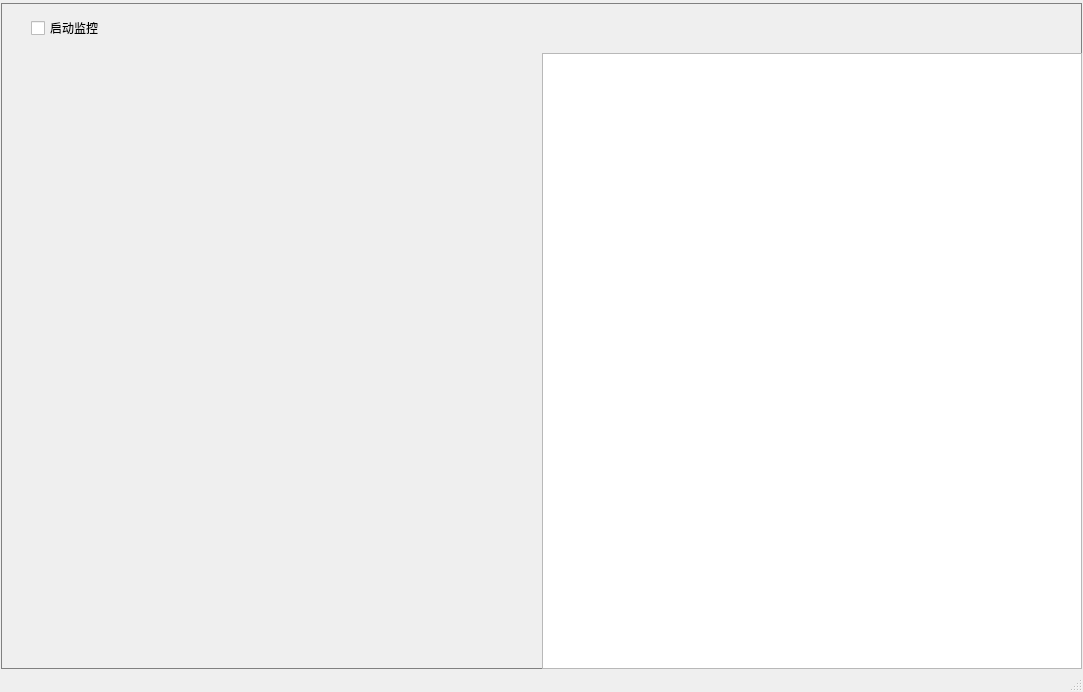
<?xml version="1.0" encoding="UTF-8"?>
<ui version="4.0">
 <class>MainWindow</class>
 <widget class="QMainWindow" name="MainWindow">
  <property name="geometry">
   <rect>
    <x>0</x>
    <y>0</y>
    <width>1083</width>
    <height>692</height>
   </rect>
  </property>
  <property name="windowTitle">
   <string>MainWindow</string>
  </property>
  <widget class="QWidget" name="centralwidget">
   <property name="styleSheet">
    <string notr="true"/>
   </property>
   <layout class="QVBoxLayout" name="verticalLayout">
    <property name="spacing">
     <number>2</number>
    </property>
    <property name="leftMargin">
     <number>1</number>
    </property>
    <property name="topMargin">
     <number>1</number>
    </property>
    <property name="rightMargin">
     <number>1</number>
    </property>
    <property name="bottomMargin">
     <number>1</number>
    </property>
    <item>
     <widget class="QWidget" name="widget_L01" native="true">
      <property name="maximumSize">
       <size>
        <width>16777215</width>
        <height>60</height>
       </size>
      </property>
      <property name="styleSheet">
       <string notr="true"/>
      </property>
      <widget class="QPushButton" name="pushButton_screenshot">
       <property name="geometry">
        <rect>
         <x>20</x>
         <y>0</y>
         <width>71</width>
         <height>61</height>
        </rect>
       </property>
       <property name="text">
        <string>截图</string>
       </property>
      </widget>
      <widget class="QPushButton" name="pushButton_test">
       <property name="geometry">
        <rect>
         <x>110</x>
         <y>0</y>
         <width>71</width>
         <height>61</height>
        </rect>
       </property>
       <property name="text">
        <string>测试</string>
       </property>
      </widget>
     </widget>
    </item>
    <item>
     <widget class="QWidget" name="widget_L02" native="true">
      <property name="styleSheet">
       <string notr="true">
        QWidget#widget_L02 {
            border: 1px solid gray;
        }
       </string>
      </property>
      <layout class="QVBoxLayout" name="verticalLayout_2">
       <property name="spacing">
        <number>0</number>
       </property>
       <property name="leftMargin">
        <number>0</number>
       </property>
       <property name="topMargin">
        <number>0</number>
       </property>
       <property name="rightMargin">
        <number>0</number>
       </property>
       <property name="bottomMargin">
        <number>0</number>
       </property>
       <item>
        <widget class="QWidget" name="widget" native="true">
         <property name="minimumSize">
          <size>
           <width>0</width>
           <height>50</height>
          </size>
         </property>
         <property name="maximumSize">
          <size>
           <width>16777215</width>
           <height>50</height>
          </size>
         </property>
         <widget class="QCheckBox" name="checkBoxStartMonitor">
          <property name="geometry">
           <rect>
            <x>30</x>
            <y>15</y>
            <width>131</width>
            <height>20</height>
           </rect>
          </property>
          <property name="text">
           <string>启动监控</string>
          </property>
         </widget>
        </widget>
       </item>
       <item>
        <widget class="QWidget" name="widget_2" native="true">
         <layout class="QHBoxLayout" name="horizontalLayout" stretch="1,1">
          <property name="spacing">
           <number>0</number>
          </property>
          <property name="leftMargin">
           <number>0</number>
          </property>
          <property name="topMargin">
           <number>0</number>
          </property>
          <property name="rightMargin">
           <number>0</number>
          </property>
          <property name="bottomMargin">
           <number>0</number>
          </property>
          <item>
           <widget class="QWidget" name="widget_3" native="true"/>
          </item>
          <item>
           <widget class="QWidget" name="widget_4" native="true">
            <layout class="QHBoxLayout" name="horizontalLayout_2">
             <property name="spacing">
              <number>0</number>
             </property>
             <property name="leftMargin">
              <number>0</number>
             </property>
             <property name="topMargin">
              <number>0</number>
             </property>
             <property name="rightMargin">
              <number>0</number>
             </property>
             <property name="bottomMargin">
              <number>0</number>
             </property>
             <item>
              <widget class="QListView" name="listView"/>
             </item>
            </layout>
           </widget>
          </item>
         </layout>
        </widget>
       </item>
      </layout>
     </widget>
    </item>
   </layout>
  </widget>
  <widget class="QMenuBar" name="menubar">
   <property name="geometry">
    <rect>
     <x>0</x>
     <y>0</y>
     <width>1083</width>
     <height>33</height>
    </rect>
   </property>
  </widget>
  <widget class="QStatusBar" name="statusbar"/>
 </widget>
 <resources/>
 <connections/>
</ui>
